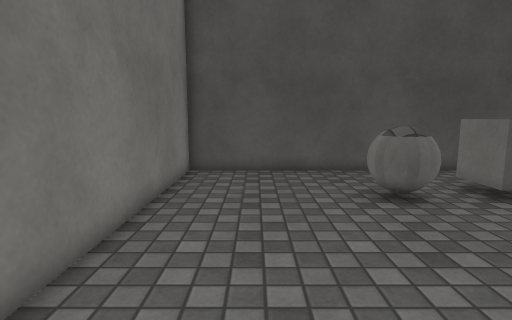
[1] (above)

16 first-person views from a walk through a Unity game level. The camera is 1.2 m above the floor, tilts 8° down and sees 80° across. The floor is counted in squares, 0.5 m on a side. Each view is taken from the middle of a square. On the plan, view 1 faces up. The plan holds only what a view shows up to about 19 squares ahead; the rest is blank. The place goes on beyond the plan. The player is left out. Surface patterns are stand-ins for the level's own textures.

[2]
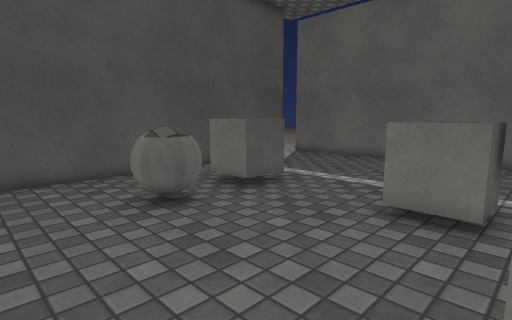

[3]
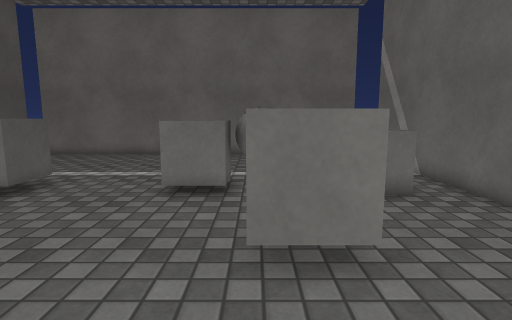

[4]
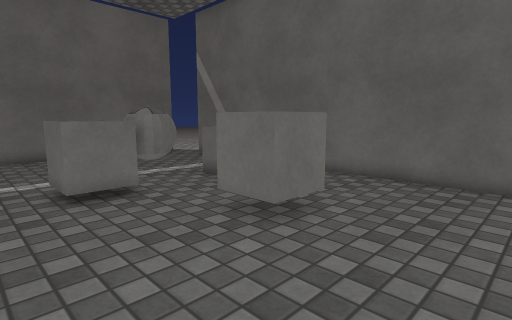

[5]
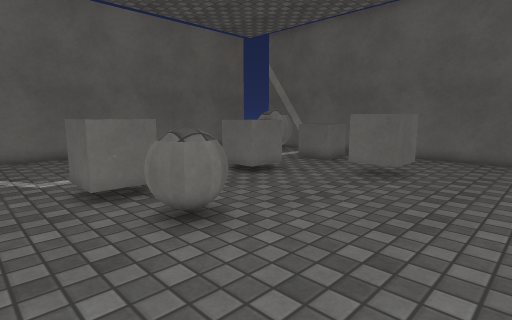

[6]
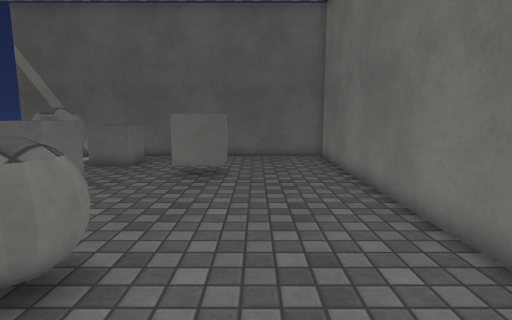

[7]
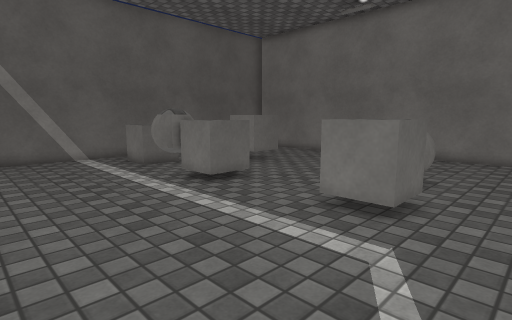

[8]
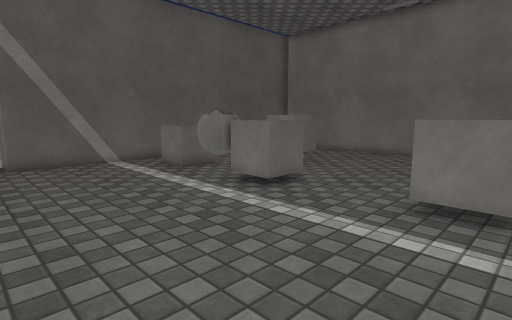

[9]
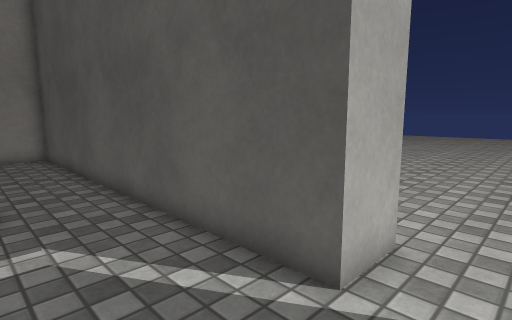

[10]
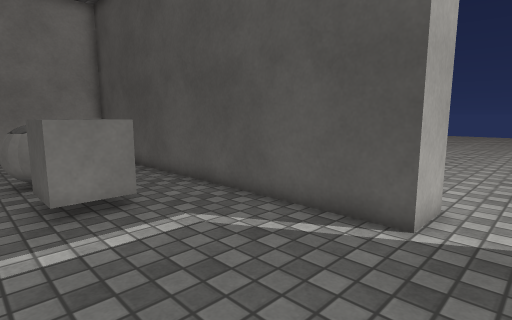

[11]
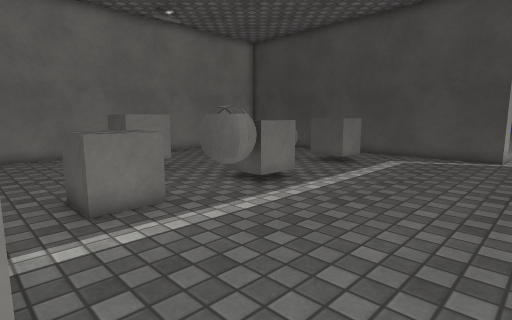

[12]
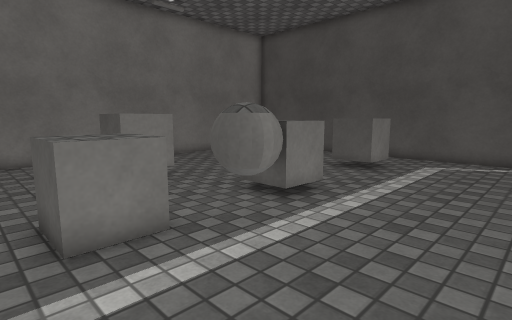

[13]
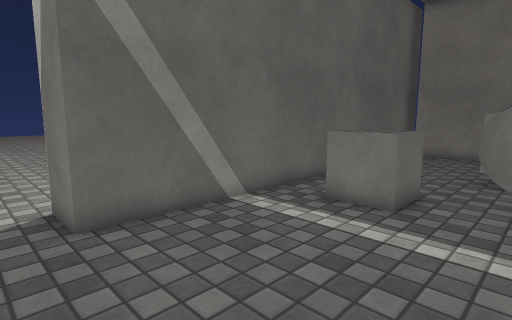

[14]
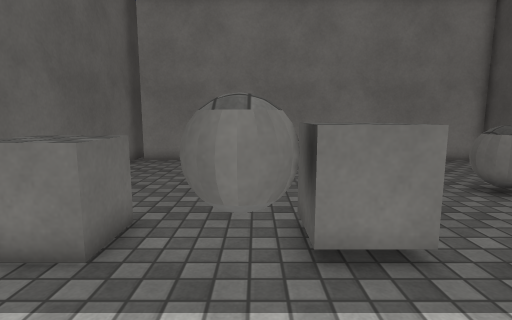

[15]
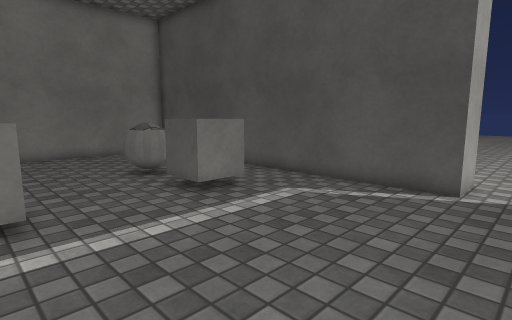

[16]
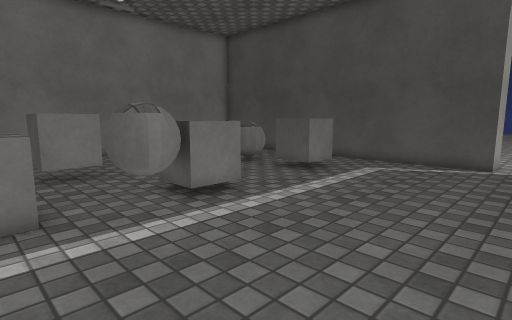

### Floor plan
Points are (right, up) in squares from view 1. A wall is a line through its corners. A room is listed if a view was taken in it or the views show most of it. See-through windows are left out.
Room 1 (views 1, 2, 3, 4, 5, 6, 7, 8, 9, 10, 12, 13, 14, 15, 16)
walls: (15, 15.8) (15, 13.6) (-3, 13.6) (-3, -5.4); (-4.6, -5.9) (15.4, -5.9)
ways out: opening at (16.5, -6) to room 2; opening at (16.5, 17) to room 2
objects: cube (2, -1) to (4, 1); ball (3, 8) to (5, 10); cube (7, -4) to (9, -2); cube (7, 2) to (9, 4); cube (7, 8) to (9, 10); ball (8, 0) to (10, 2)
Room 2 (view 11)
walls: (15.4, -5.9) (15.4, -7.9)
ways out: opening at (16.5, -6) to room 1; opening at (16.5, 17) to room 1

Where each view was taken, in squares from view 1:
view 1: 0 up, 0 right, facing up
view 2: 1 up, 0 right, facing up-right
view 3: 1 up, 2 left, facing right
view 4: 6 up, 2 left, facing down-right
view 5: 13 up, 2 left, facing down-right
view 6: 13 up, 1 right, facing down
view 7: 13 up, 16 right, facing down-left
view 8: 11 up, 17 right, facing down-left
view 9: 10 up, 17 right, facing up-left
view 10: 7 up, 17 right, facing up-left
view 11: 6 down, 17 right, facing up-left
view 12: 5 down, 15 right, facing up-left
view 13: 1 up, 17 right, facing down-left
view 14: 1 up, 14 right, facing left
view 15: 3 up, 17 right, facing up-left
view 16: 3 down, 17 right, facing up-left
